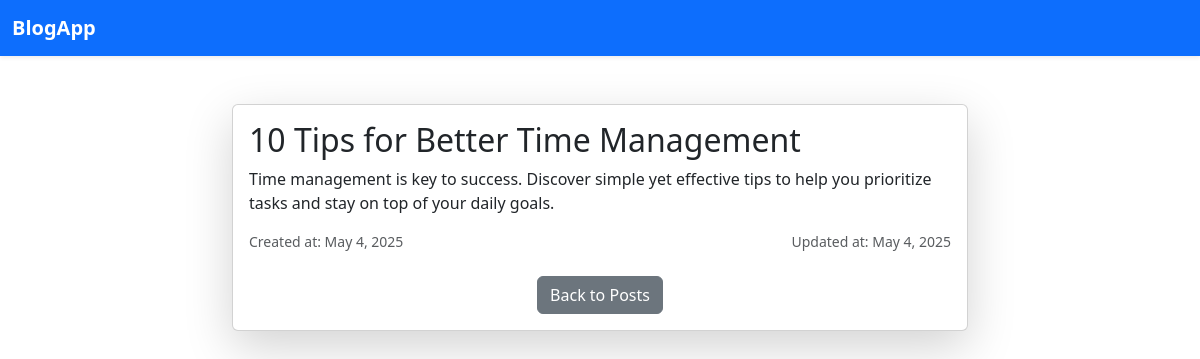
The app's page /read-more/4/ with its own data.
### app1/models.py (models this page shows, shortened)
class Post(models.Model):
    author = models.ForeignKey(User,on_delete=models.CASCADE)
    title = models.CharField(max_length=200)
    content = models.TextField()
    created_at = models.DateField(auto_now_add=True)
    updated_at = models.DateField(auto_now=True)

### app1/views.py (the view)
# urls.py: path('read-more/<int:id>/',views.read_more,name='read-more'),
def read_more(request,id):
    post = Post.objects.get(id = id)
    context = {
        'post':post
    }
    return render(request,'read_more.html',context)

### templates/read_more.html (shortened to what this page needs)
{% extends "base.html" %}
{% block header %}
<nav class="navbar navbar-expand-lg navbar-dark bg-primary shadow-sm">
    <div class="container-fluid">
        <a class="navbar-brand fw-bold" href="{% url "index" %}">BlogApp</a>
    </div>
</nav>
{% endblock header %}
{% block content %}
<div class="container mt-5">
    <div class="row justify-content-center">
        <div class="col-md-8">
            <div class="card shadow-lg">
                <div class="card-body">
                    <h2 class="card-title">{{ post.title }}</h2>
                    <p class="card-text">{{ post.content }}</p>
                    <div class="d-flex justify-content-between text-muted">
                        <small>Created at: {{ post.created_at|date:"F j, Y" }}</small>
                        <small>Updated at: {{ post.updated_at|date:"F j, Y" }}</small>
                    </div>
                    <div class="mt-4 text-center">
                        <a href="{% url 'index' %}" class="btn btn-secondary">Back to Posts</a>
                    </div>
                </div>
            </div>
        </div>
    </div>
</div>
{% endblock content %}

### records on screen
Post: title "10 Tips for Better Time Management", content "Time management is key to success. Discover simple yet effective tips to help you prioritize tasks and stay on top of your daily goals.", created_at "May 4, 2025", updated_at "May 4, 2025"
